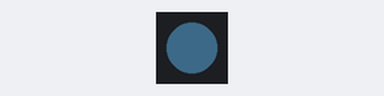
Bench run of a program on a simulated CircuitPython board. Parts: 1 RGB LEDs in strip order, left to right. Dim RGB values are drawn brighter than linear.

Above: at 0.5 s.
At 3.5 s:
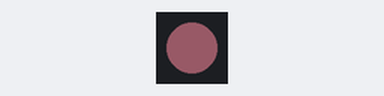
Timing chart, 0 to 4.6 s (numbered marks = the images above):
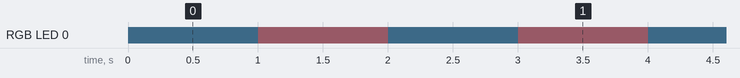

Measured:
- by itself, RGB LED 0: alternates RGB(24, 14, 16) for 1.0 s and RGB(4, 7, 9) for 1.0 s

The program:

neopix-blink.py
```python
import time
import board
import neopixel

pixel_pin = board.NEOPIXEL
# The order of the pixel colors - RGB or GRB. Some NeoPixels have red and green reversed!
# For RGBW NeoPixels, simply change the ORDER to RGBW or GRBW.
ORDER = neopixel.GRB
pixels = neopixel.NeoPixel(pixel_pin, 1, brightness=0.2, auto_write=False, pixel_order=ORDER)

while True:
  pixels[0] = (24,35,46)
  pixels.show()
  time.sleep(1)
  pixels[0] = (124,70,80)
  pixels.show()
  time.sleep(1)
```
